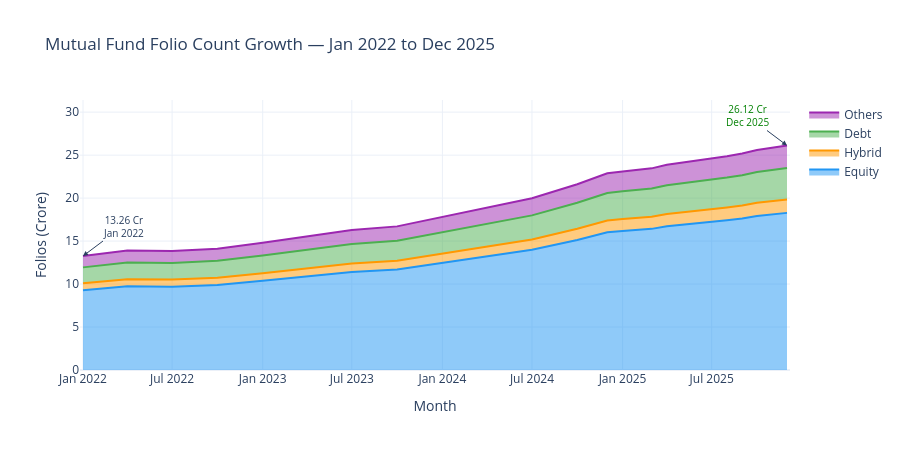

This figure's notebook cell:
### Markdown cell above
## Chart 7 — Industry Folio Count Growth (Jan 2022 – Dec 2025)
Line chart from 13.26 Cr to 26.12 Cr. Key milestones annotated.

### Code cell
folio["date"] = pd.to_datetime(folio["month"])
folio_s = folio.sort_values("date")

milestones = {
    "2022-01": (13.26, "13.26 Cr\n(Jan 2022)"),
    "2024-01": (None,  "20 Cr milestone"),
    "2025-12": (26.12, "26.12 Cr\n(Dec 2025)"),
}

fig7 = go.Figure()

# Stacked area — equity / hybrid / debt / others
for col, label, color in [
    ("equity_folios_crore",  "Equity",  "#2196F3"),
    ("hybrid_folios_crore",  "Hybrid",  "#FF9800"),
    ("debt_folios_crore",    "Debt",    "#4CAF50"),
    ("others_folios_crore",  "Others",  "#9C27B0"),
]:
    fig7.add_trace(go.Scatter(
        x=folio_s["date"], y=folio_s[col],
        mode="lines", name=label,
        stackgroup="one", line=dict(color=color),
        hovertemplate=f"{label}: %{{y:.2f}} Cr<extra></extra>"
    ))

# Annotate start and end
fig7.add_annotation(x=folio_s["date"].iloc[0], y=folio_s["total_folios_crore"].iloc[0],
    text="13.26 Cr<br>Jan 2022", showarrow=True, arrowhead=2,
    font=dict(size=10), ax=40, ay=-30)
fig7.add_annotation(x=folio_s["date"].iloc[-1], y=folio_s["total_folios_crore"].iloc[-1],
    text="26.12 Cr<br>Dec 2025", showarrow=True, arrowhead=2,
    font=dict(size=10, color="green"), ax=-40, ay=-30)

fig7.update_layout(
    title="Mutual Fund Folio Count Growth — Jan 2022 to Dec 2025",
    xaxis_title="Month",
    yaxis_title="Folios (Crore)",
    template="plotly_white",
    height=450,
    hovermode="x unified"
)
fig7.write_html(f"{CHARTS}/chart7_folio_growth.html")
fig7.show()
print("✓ Chart 7 saved")

### Figure 1 — Plotly figure (JSON) as saved in the notebook; plotly's stock layout.template omitted (floating-point values rounded to 4 significant figures)
{"data": [{"hovertemplate": "Equity: %{y:.2f} Cr<extra></extra>", "line": {"color": "#2196F3"}, "mode": "lines", "name": "Equity", "stackgroup": "one", "type": "scatter", "x": ["2022-01-01T00:00:00.000000", "2022-04-01T00:00:00.000000", "2022-07-01T00:00:00.000000", "2022-10-01T00:00:00.000000", "2023-01-01T00:00:00.000000", "2023-04-01T00:00:00.000000", "2023-07-01T00:00:00.000000", "2023-10-01T00:00:00.000000", "2024-01-01T00:00:00.000000", "2024-04-01T00:00:00.000000", "2024-07-01T00:00:00.000000", "2024-10-01T00:00:00.000000", "2024-12-01T00:00:00.000000", "2025-01-01T00:00:00.000000", "2025-03-01T00:00:00.000000", "2025-04-01T00:00:00.000000", "2025-07-01T00:00:00.000000", "2025-08-01T00:00:00.000000", "2025-09-01T00:00:00.000000", "2025-10-01T00:00:00.000000", "2025-12-01T00:00:00.000000"], "y": [9.28, 9.74, 9.69, 9.88, 10.37, 10.88, 11.4, 11.7, 12.45, 13.2, 13.99, 15.13, 16.02, 16.17, 16.42, 16.72, 17.2, 17.42, 17.63, 17.92, 18.28]}, {"hovertemplate": "Hybrid: %{y:.2f} Cr<extra></extra>", "line": {"color": "#FF9800"}, "mode": "lines", "name": "Hybrid", "stackgroup": "one", "type": "scatter", "x": ["2022-01-01T00:00:00.000000", "2022-04-01T00:00:00.000000", "2022-07-01T00:00:00.000000", "2022-10-01T00:00:00.000000", "2023-01-01T00:00:00.000000", "2023-04-01T00:00:00.000000", "2023-07-01T00:00:00.000000", "2023-10-01T00:00:00.000000", "2024-01-01T00:00:00.000000", "2024-04-01T00:00:00.000000", "2024-07-01T00:00:00.000000", "2024-10-01T00:00:00.000000", "2024-12-01T00:00:00.000000", "2025-01-01T00:00:00.000000", "2025-03-01T00:00:00.000000", "2025-04-01T00:00:00.000000", "2025-07-01T00:00:00.000000", "2025-08-01T00:00:00.000000", "2025-09-01T00:00:00.000000", "2025-10-01T00:00:00.000000", "2025-12-01T00:00:00.000000"], "y": [0.8, 0.83, 0.83, 0.85, 0.89, 0.93, 0.98, 1.0, 1.07, 1.13, 1.2, 1.3, 1.37, 1.39, 1.41, 1.43, 1.47, 1.49, 1.51, 1.54, 1.57]}, {"hovertemplate": "Debt: %{y:.2f} Cr<extra></extra>", "line": {"color": "#4CAF50"}, "mode": "lines", "name": "Debt", "stackgroup": "one", "type": "scatter", "x": ["2022-01-01T00:00:00.000000", "2022-04-01T00:00:00.000000", "2022-07-01T00:00:00.000000", "2022-10-01T00:00:00.000000", "2023-01-01T00:00:00.000000", "2023-04-01T00:00:00.000000", "2023-07-01T00:00:00.000000", "2023-10-01T00:00:00.000000", "2024-01-01T00:00:00.000000", "2024-04-01T00:00:00.000000", "2024-07-01T00:00:00.000000", "2024-10-01T00:00:00.000000", "2024-12-01T00:00:00.000000", "2025-01-01T00:00:00.000000", "2025-03-01T00:00:00.000000", "2025-04-01T00:00:00.000000", "2025-07-01T00:00:00.000000", "2025-08-01T00:00:00.000000", "2025-09-01T00:00:00.000000", "2025-10-01T00:00:00.000000", "2025-12-01T00:00:00.000000"], "y": [1.86, 1.95, 1.94, 1.98, 2.07, 2.18, 2.28, 2.34, 2.49, 2.64, 2.8, 3.03, 3.2, 3.23, 3.28, 3.34, 3.44, 3.48, 3.53, 3.58, 3.66]}, {"hovertemplate": "Others: %{y:.2f} Cr<extra></extra>", "line": {"color": "#9C27B0"}, "mode": "lines", "name": "Others", "stackgroup": "one", "type": "scatter", "x": ["2022-01-01T00:00:00.000000", "2022-04-01T00:00:00.000000", "2022-07-01T00:00:00.000000", "2022-10-01T00:00:00.000000", "2023-01-01T00:00:00.000000", "2023-04-01T00:00:00.000000", "2023-07-01T00:00:00.000000", "2023-10-01T00:00:00.000000", "2024-01-01T00:00:00.000000", "2024-04-01T00:00:00.000000", "2024-07-01T00:00:00.000000", "2024-10-01T00:00:00.000000", "2024-12-01T00:00:00.000000", "2025-01-01T00:00:00.000000", "2025-03-01T00:00:00.000000", "2025-04-01T00:00:00.000000", "2025-07-01T00:00:00.000000", "2025-08-01T00:00:00.000000", "2025-09-01T00:00:00.000000", "2025-10-01T00:00:00.000000", "2025-12-01T00:00:00.000000"], "y": [1.33, 1.39, 1.38, 1.41, 1.48, 1.55, 1.63, 1.67, 1.78, 1.89, 2.0, 2.16, 2.29, 2.31, 2.35, 2.39, 2.46, 2.49, 2.52, 2.56, 2.61]}], "layout": {"annotations": [{"arrowhead": 2, "ax": 40, "ay": -30, "font": {"size": 10}, "showarrow": true, "text": "13.26 Cr<br>Jan 2022", "x": "2022-01-01T00:00:00", "y": 13.26}, {"arrowhead": 2, "ax": -40, "ay": -30, "font": {"color": "green", "size": 10}, "showarrow": true, "text": "26.12 Cr<br>Dec 2025", "x": "2025-12-01T00:00:00", "y": 26.12}], "height": 450, "hovermode": "x unified", "title": {"text": "Mutual Fund Folio Count Growth — Jan 2022 to Dec 2025"}, "xaxis": {"title": {"text": "Month"}}, "yaxis": {"title": {"text": "Folios (Crore)"}}}}
